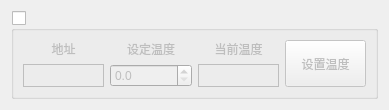
<?xml version="1.0" encoding="UTF-8"?>
<ui version="4.0">
 <class>FormTemp</class>
 <widget class="QWidget" name="FormTemp">
  <property name="geometry">
   <rect>
    <x>0</x>
    <y>0</y>
    <width>389</width>
    <height>88</height>
   </rect>
  </property>
  <property name="windowTitle">
   <string>Form</string>
  </property>
  <layout class="QVBoxLayout" name="verticalLayout">
   <item>
    <widget class="QGroupBox" name="groupBox">
     <property name="title">
      <string/>
     </property>
     <property name="checkable">
      <bool>true</bool>
     </property>
     <property name="checked">
      <bool>false</bool>
     </property>
     <layout class="QGridLayout" name="gridLayout">
      <item row="0" column="0">
       <widget class="QLabel" name="label">
        <property name="text">
         <string>地址</string>
        </property>
        <property name="alignment">
         <set>Qt::AlignCenter</set>
        </property>
       </widget>
      </item>
      <item row="0" column="1">
       <widget class="QLabel" name="label_3">
        <property name="text">
         <string>设定温度</string>
        </property>
        <property name="alignment">
         <set>Qt::AlignCenter</set>
        </property>
       </widget>
      </item>
      <item row="0" column="2">
       <widget class="QLabel" name="label_4">
        <property name="text">
         <string>当前温度</string>
        </property>
        <property name="alignment">
         <set>Qt::AlignCenter</set>
        </property>
       </widget>
      </item>
      <item row="0" column="3" rowspan="2">
       <widget class="QPushButton" name="pushButtonSetTemp">
        <property name="sizePolicy">
         <sizepolicy hsizetype="Minimum" vsizetype="Preferred">
          <horstretch>0</horstretch>
          <verstretch>0</verstretch>
         </sizepolicy>
        </property>
        <property name="text">
         <string>设置温度</string>
        </property>
       </widget>
      </item>
      <item row="1" column="0">
       <widget class="QLabel" name="label_addr">
        <property name="frameShape">
         <enum>QFrame::Box</enum>
        </property>
        <property name="text">
         <string/>
        </property>
       </widget>
      </item>
      <item row="1" column="1">
       <widget class="QDoubleSpinBox" name="doubleSpinBoxSetTemp">
        <property name="decimals">
         <number>1</number>
        </property>
        <property name="maximum">
         <double>300.000000000000000</double>
        </property>
       </widget>
      </item>
      <item row="1" column="2">
       <widget class="QLabel" name="label_temp">
        <property name="frameShape">
         <enum>QFrame::Box</enum>
        </property>
        <property name="text">
         <string/>
        </property>
       </widget>
      </item>
     </layout>
    </widget>
   </item>
  </layout>
 </widget>
 <resources/>
 <connections/>
</ui>
